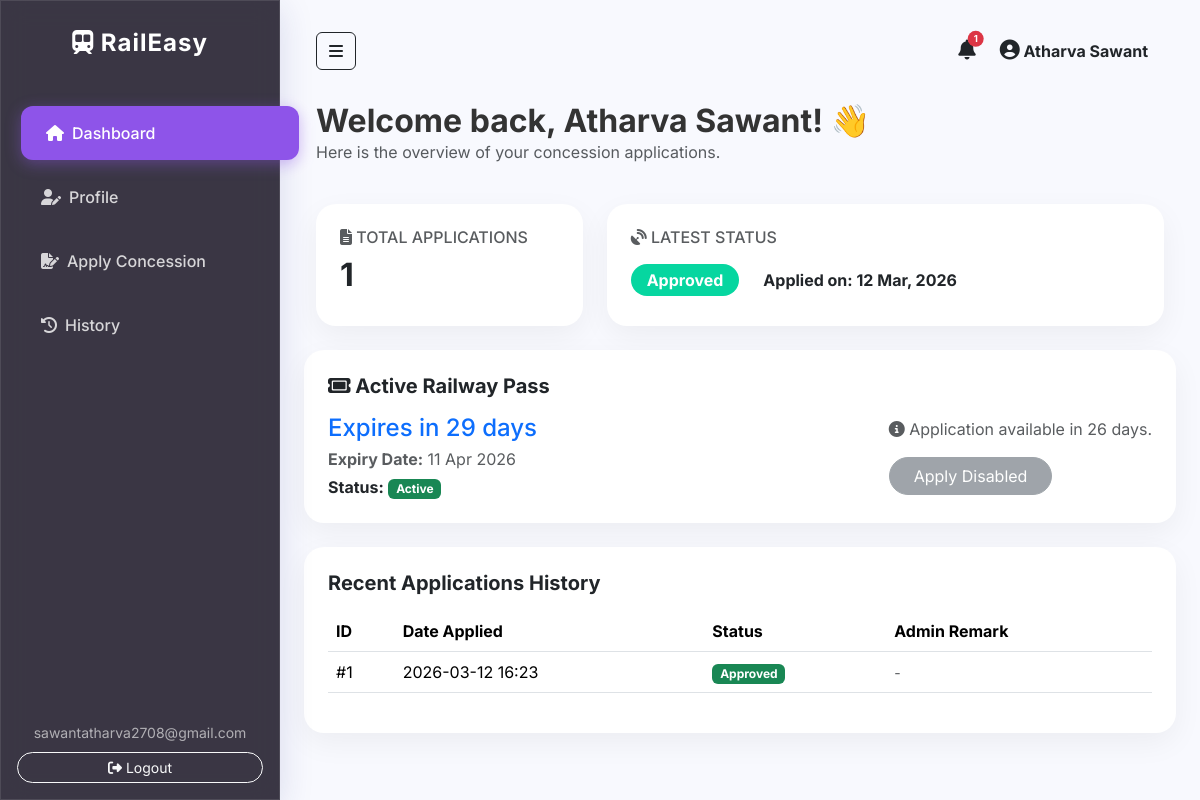
The app's page /student/dashboard (signed in) with its own data.
### app/models.py (models this page shows, shortened)
class User(db.Model, UserMixin):
    id = db.Column(db.Integer, primary_key=True)
    email = db.Column(db.String(120), unique=True, nullable=False)
    password = db.Column(db.String(60), nullable=False)
    role = db.Column(db.String(20), nullable=False, default='student') # 'student' or 'admin'
    name = db.Column(db.String(100), nullable=False)
    student_id = db.Column(db.String(50), unique=True, nullable=False)
    course_class = db.Column(db.String(50), nullable=True) # e.g., TE, SE, BE
    year = db.Column(db.String(20), nullable=True)
    branch = db.Column(db.String(50), nullable=True)
    address = db.Column(db.Text, nullable=True)
    nearest_station = db.Column(db.String(100), nullable=True)
    phone_number = db.Column(db.String(20), nullable=True) # NEW
    applications = db.relationship('Application', backref='student', lazy=True)
    passes = db.relationship('Pass', backref='student', lazy=True)
    notifications = db.relationship('Notification', backref='user', lazy=True)

class Application(db.Model):
    id = db.Column(db.Integer, primary_key=True)
    date_applied = db.Column(db.DateTime, nullable=False, default=datetime.utcnow)
    status = db.Column(db.String(20), nullable=False, default='Pending') # Pending, Approved, Rejected
    admin_message = db.Column(db.Text, nullable=True)
    fee_receipt_file = db.Column(db.String(100), nullable=False)
    aadhaar_file = db.Column(db.String(100), nullable=False)
    journey_type = db.Column(db.String(50), nullable=True)
    pass_duration = db.Column(db.String(50), nullable=True)
    user_id = db.Column(db.Integer, db.ForeignKey('user.id'), nullable=False)

class Pass(db.Model):
    id = db.Column(db.Integer, primary_key=True)
    user_id = db.Column(db.Integer, db.ForeignKey('user.id'), nullable=False)
    pass_start_date = db.Column(db.DateTime, nullable=False)
    pass_expiry_date = db.Column(db.DateTime, nullable=False)
    status = db.Column(db.String(20), nullable=False, default='Active') # Active, Expired
    created_at = db.Column(db.DateTime, nullable=False, default=datetime.utcnow)

### app/student/routes.py (the view)
@student_bp.route("/dashboard")
@login_required
@student_required
def dashboard():
    applications = Application.query.filter_by(user_id=current_user.id).order_by(Application.date_applied.desc()).limit(5).all()
    latest_app = applications[0] if applications else None
    from app.models import Pass
    active_pass = Pass.query.filter_by(user_id=current_user.id, status='Active').order_by(Pass.pass_expiry_date.desc()).first()
    remaining_days = None
    if active_pass:
        now = datetime.utcnow()
        remaining_days = (active_pass.pass_expiry_date - now).days
        if remaining_days < 0:
            active_pass.status = 'Expired'
            db.session.commit()
            remaining_days = None
            active_pass = None
    return render_template('student/dashboard.html', applications=applications, latest_app=latest_app, active_pass=active_pass, remaining_days=remaining_days)

### app/student/routes.py (called while the page is built)
def student_required(f):
    @wraps(f)
    def decorated_function(*args, **kwargs):
        if current_user.role != 'student':
            flash('Access denied. This area is for students only.', 'danger')
            return redirect(url_for('main.home'))
        return f(*args, **kwargs)
    return decorated_function

### app/templates/student/dashboard.html (shortened to what this page needs)
{% extends "base.html" %}
{% block content %}
<div class="row mb-4">
    <div class="col-12">
        <h2 class="fw-bold mb-0">Welcome back, {{ current_user.name }}! 👋</h2>
        <p class="text-muted">Here is the overview of your concession applications.</p>
    </div>
</div>
<div class="row g-4 mb-4">
    <div class="col-md-4">
        <div class="card glass-card h-100 p-4">
            <h6 class="text-muted text-uppercase mb-2"><i class="fas fa-file-alt"></i> Total Applications</h6>
            <h2 class="fw-bold">{{ applications|length }}</h2>
        </div>
    </div>
    <div class="col-md-8">
        <div class="card glass-card h-100 p-4">
            <h6 class="text-muted text-uppercase mb-3"><i class="fas fa-satellite-dish"></i> Latest Status</h6>
            {% if latest_app %}
            <div class="d-flex align-items-center">
                <div class="me-4">
                    {% if latest_app.status == 'Pending' %}
                    <span class="badge badge-pending rounded-pill px-3 py-2 fs-6">Pending Review</span>
                    {% elif latest_app.status == 'Approved' %}
                    <span class="badge badge-approved rounded-pill px-3 py-2 fs-6">Approved</span>
                    {% else %}
                    <span class="badge badge-rejected rounded-pill px-3 py-2 fs-6">Rejected</span>
                    {% endif %}
                </div>
                <div>
                    <p class="mb-0 fw-bold">Applied on: {{ latest_app.date_applied.strftime('%d %b, %Y') }}</p>
                </div>
            </div>
            {% else %}
            <p class="text-muted mb-0">You haven't submitted any applications yet.</p>
            <a href="{{ url_for('student.apply') }}" class="btn btn-outline-dark mt-3 rounded-pill">Apply Now</a>
            {% endif %}
        </div>
    </div>
</div>
</div>
<div class="row mb-4">
    <div class="col-12">
        <div
            class="card glass-card p-4 {% if remaining_days is not none and remaining_days <= 3 %}border border-warning{% endif %}">
            <h5 class="fw-bold mb-3"><i class="fa-solid fa-ticket"></i> Active Railway Pass</h5>
            {% if active_pass %}
            <div class="d-flex justify-content-between align-items-center flex-wrap">
                <div>
                    <h4 class="text-primary mb-1">Expires in {{ remaining_days }} days</h4>
                    <p class="mb-1 text-muted"><strong>Expiry Date:</strong> {{
                        active_pass.pass_expiry_date.strftime('%d %b %Y') }}</p>
                    <p class="mb-0"><strong>Status:</strong> <span class="badge bg-success">Active</span></p>
                </div>
                <div class="mt-3 mt-md-0">
                    {% if remaining_days <= 3 %} <div class="alert alert-warning py-2 mb-2"><i
                            class="fas fa-exclamation-triangle"></i> Warning: Your railway concession pass will expire
                        in {{ remaining_days }} days. You can now apply for a new concession pass.</div>
                <a href="{{ url_for('student.apply') }}" class="btn btn-primary rounded-pill px-4">Apply for New
                    Pass</a>
                {% else %}
                <p class="text-muted"><i class="fas fa-info-circle"></i> Application available in {{ remaining_days - 3
                    }} days.</p>
                <button class="btn btn-secondary rounded-pill px-4 disabled">Apply Disabled</button>
                {% endif %}
            </div>
        </div>
        {% else %}
        <div class="text-center py-3">
            <h5 class="text-danger mb-2">Pass Expired or Not Available</h5>
            <p class="text-muted mb-3">Please apply for a new concession pass.</p>
            <a href="{{ url_for('student.apply') }}" class="btn btn-primary rounded-pill px-4">Apply Now</a>
        </div>
        {% endif %}
    </div>
</div>
</div>
<div class="card glass-card p-4">
    <h5 class="fw-bold mb-3">Recent Applications History</h5>
    <div class="table-responsive">
        <table class="table table-hover">
            <thead>
                <tr>
                    <th>ID</th>
                    <th>Date Applied</th>
                    <th>Status</th>
                    <th>Admin Remark</th>
                </tr>
            </thead>
            <tbody>
                {% for app in applications %}
                <tr>
                    <td>#{{ app.id }}</td>
                    <td>{{ app.date_applied.strftime('%Y-%m-%d %H:%M') }}</td>
                    <td>
                        {% if app.status == 'Pending' %}
                        <span class="badge bg-warning text-dark">Pending</span>
                        {% elif app.status == 'Approved' %}
                        <span class="badge bg-success">Approved</span>
                        {% else %}
                        <span class="badge bg-danger">Rejected</span>
                        {% endif %}
                    </td>
                    <td><small class="text-muted">{{ app.admin_message or '-' }}</small></td>
                </tr>
                {% else %}
                <tr>
                    <td colspan="4" class="text-center text-muted">No applications found.</td>
                </tr>
                {% endfor %}
            </tbody>
        </table>
    </div>
</div>
{% endblock %}

### app/templates/base.html (shortened to what this page needs)
<!DOCTYPE html>
<html lang="en">
<head>
    <link href="https://cdn.jsdelivr.net/npm/bootstrap@5.3.2/dist/css/bootstrap.min.css" rel="stylesheet">
    <link rel="stylesheet" href="https://cdnjs.cloudflare.com/ajax/libs/font-awesome/6.4.2/css/all.min.css">
    <link rel="stylesheet" href="{{ url_for('static', filename='css/style.css') }}">
</head>
<body class="{% if current_user.is_authenticated %}dashboard-body{% else %}auth-body{% endif %}">
    <div class="d-flex" id="wrapper">
        {% if current_user.is_authenticated %}
        <div class="sidebar glass-panel" id="sidebar-wrapper">
            <div class="sidebar-heading text-center py-4 text-white custom-logo">
                <i class="fa-solid fa-train-subway"></i> RailEasy
            </div>
            <div class="list-group list-group-flush my-3">
                {% if current_user.role == 'student' %}
                <a href="{{ url_for('student.dashboard') }}"
                    class="list-group-item list-group-item-action bg-transparent text-white {% if request.endpoint == 'student.dashboard' %}active{% endif %}">
                    <i class="fas fa-home me-2"></i>Dashboard
                </a>
                <a href="{{ url_for('student.profile') }}"
                    class="list-group-item list-group-item-action bg-transparent text-white {% if request.endpoint == 'student.profile' %}active{% endif %}">
                    <i class="fas fa-user-edit me-2"></i>Profile
                </a>
                <a href="{{ url_for('student.apply') }}"
                    class="list-group-item list-group-item-action bg-transparent text-white {% if request.endpoint == 'student.apply' %}active{% endif %}">
                    <i class="fas fa-file-signature me-2"></i>Apply Concession
                </a>
                <a href="{{ url_for('student.history') }}"
                    class="list-group-item list-group-item-action bg-transparent text-white {% if request.endpoint == 'student.history' %}active{% endif %}">
                    <i class="fas fa-history me-2"></i>History
                </a>
                {% elif current_user.role == 'admin' %}
                <a href="{{ url_for('admin.dashboard') }}"
                    class="list-group-item list-group-item-action bg-transparent text-white {% if request.endpoint == 'admin.dashboard' %}active{% endif %}">
                    <i class="fas fa-chart-line me-2"></i>Admin Dashboard
                </a>
                {% endif %}
            </div>
            <div class="sidebar-footer p-3 text-center text-white mt-auto">
                <p class="mb-2 user-email-display"><small>{{ current_user.email }}</small></p>
                <a href="{{ url_for('auth.logout') }}" class="btn btn-outline-light btn-sm w-100 rounded-pill"><i
                        class="fas fa-sign-out-alt"></i> Logout</a>
            </div>
        </div>
        {% endif %}
        <div id="page-content-wrapper" class="w-100 p-4">
            {% if current_user.is_authenticated %}
            <nav class="navbar navbar-expand-lg navbar-dark bg-transparent mb-4">
                <div class="container-fluid">
                    <button class="btn btn-outline-dark" id="menu-toggle"><i class="fas fa-bars"></i></button>
                    <div class="ms-auto d-flex align-items-center">
                        <div class="nav-item dropdown me-4">
                            <a class="nav-link text-dark position-relative" href="#" id="notificationDropdown"
                                role="button" data-bs-toggle="dropdown" aria-expanded="false">
                                <i class="fas fa-bell fs-5"></i>
                                {% set unread_notifs = current_user.notifications|selectattr("is_read", "equalto",
                                false)|list %}
                                {% if unread_notifs %}
                                <span
                                    class="position-absolute top-0 start-100 translate-middle badge rounded-pill bg-danger"
                                    style="font-size: 0.6rem;">
                                    {{ unread_notifs|length }}
                                </span>
                                {% endif %}
                            </a>
                        </div>
                        <div class="text-dark fw-bold pe-3">
                            <i class="fas fa-user-circle fs-5"></i> {{ current_user.name }}
                        </div>
                    </div>
                </div>
            </nav>
            {% endif %}
            <div class="container-fluid">
                {% block content %}{% endblock %}
            </div>
        </div>
</body>
</html>

### app/static/css/style.css (style rules this page uses)
:root { --primary-gradient: linear-gradient(135deg, #FF9A9E 0%, #FECFEF 99%, #FECFEF 100%); --pastel-bg: #f8f9fe; --dark-glass: rgba(25, 20, 36, 0.85); --dark-glass-hover: rgba(43, 33, 61, 0.95); --purple-accent: #8e54e9; --purple-glow: rgba(142, 84, 233, 0.4); --text-color: #333; }
body { font-family: 'Inter', sans-serif; overflow-x: hidden; color: var(--text-color); }
.dashboard-body { background: var(--pastel-bg); min-height: 100vh; }
.glass-panel { background: var(--dark-glass); backdrop-filter: blur(12px); -webkit-backdrop-filter: blur(12px); border: 1px solid rgba(255, 255, 255, 0.1); box-shadow: 0 8px 32px 0 rgba(31, 38, 135, 0.15); }
.glass-card { background: #ffffff; border-radius: 20px; border: none; box-shadow: 0 10px 30px rgba(0, 0, 0, 0.05); transition: transform 0.3s ease, box-shadow 0.3s ease; }
#wrapper { display: flex; transition: all 0.3s ease; }
#sidebar-wrapper { min-height: 100vh; width: 280px; display: flex; flex-direction: column; transition: all 0.3s ease; position: fixed; z-index: 1000; }
.custom-logo { font-size: 1.5rem; font-weight: 700; letter-spacing: 1px; }
#sidebar-wrapper .list-group-item { border: none; padding: 15px 25px; font-weight: 500; margin: 5px 15px; border-radius: 12px; transition: all 0.3s ease; color: rgba(255, 255, 255, 0.8) !important; }
#sidebar-wrapper .list-group-item:hover, #sidebar-wrapper .list-group-item.active { background: var(--purple-accent) !important; color: white !important; box-shadow: 0 4px 15px var(--purple-glow); transform: translateX(5px); }
.user-email-display { color: rgba(255, 255, 255, 0.6); }
#page-content-wrapper { margin-left: 280px; width: calc(100% - 280px); transition: all 0.3s ease; }
.badge-approved { background-color: #06d6a0; color: white; }
.table { vertical-align: middle; }

### records on screen
User: email "sawantatharva2708@gmail.com", name "Atharva Sawant"
Application: date_applied "12 Mar, 2026", id "1", date_applied "2026-03-12 16:23", status "Approved", admin_message "-"
Pass: pass_expiry_date "11 Apr 2026"

### other values on screen
{{ unread_notifs|length }} "1"
{{ applications|length }} "1"
{{ remaining_days }} "29"
{{ remaining_days - 3 }} "26"
